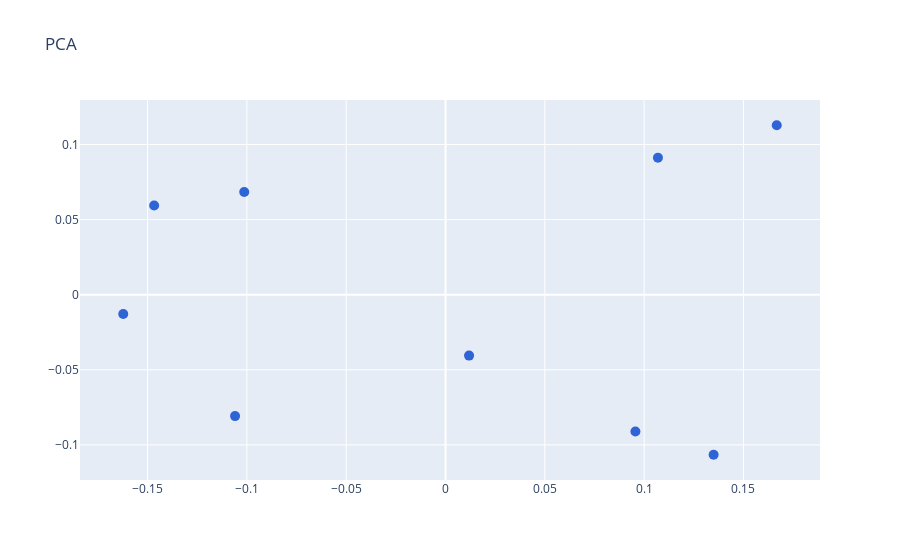

Notebook code for this chart:
### Code cell
pca = PCA(n_components=2)

result = pca.fit_transform(matrix)
result = pd.DataFrame(result)
result.columns = ['X', 'Y']
result['Palabra'] = matrix.index.values
personaje = pre_procesado(data.personaje.str.cat(sep=" "))
result['Color'] = result['Palabra'].apply(lambda val: "#f8db27" if val in personaje else "#2f64d6")


trace_palabras = go.Scatter(x=result[result['Color']=='#2f64d6']['X'].values,
                               y=result[result['Color']=='#2f64d6']['Y'].values,
                               text=result[result['Color']=='#2f64d6']['Palabra'].values,
                               mode='markers',
                               marker={'color': result[result['Color']=='#2f64d6']['Color'].values, 'size':10},
                               name='Palabras') 

trace_personaje = go.Scatter(x=result[result['Color']=='#f8db27']['X'].values,
                               y=result[result['Color']=='#f8db27']['Y'].values,
                               text=result[result['Color']=='#f8db27']['Palabra'].values,
                               mode='markers',
                               marker={'color': result[result['Color']=='#f8db27']['Color'].values, 'size':10},
                               name='personaje') 

layout = go.Layout(title="PCA")

fig = go.Figure(data=[trace_palabras,trace_personaje], layout=layout)
iplot(fig)

### Figure 1 — Plotly figure (JSON) as saved in the notebook; plotly's stock layout.template omitted (floating-point values rounded to 4 significant figures)
{"data": [{"marker": {"color": ["#2f64d6", "#2f64d6", "#2f64d6", "#2f64d6", "#2f64d6", "#2f64d6", "#2f64d6", "#2f64d6", "#2f64d6"], "size": 10}, "mode": "markers", "name": "Palabras", "text": ["sofá", "pase", "etc", "edredón", "exacto", "manta", "consumidores", "vida", "cosas"], "type": "scatter", "x": [0.01187, -0.1622, 0.09562, -0.106, -0.1467, 0.107, 0.1668, -0.1013, 0.135], "y": [-0.04055, -0.01285, -0.09103, -0.08083, 0.05943, 0.09118, 0.1128, 0.0684, -0.1066]}, {"marker": {"color": [], "size": 10}, "mode": "markers", "name": "personaje", "text": [], "type": "scatter", "x": [], "y": []}], "layout": {"title": {"text": "PCA"}}}
